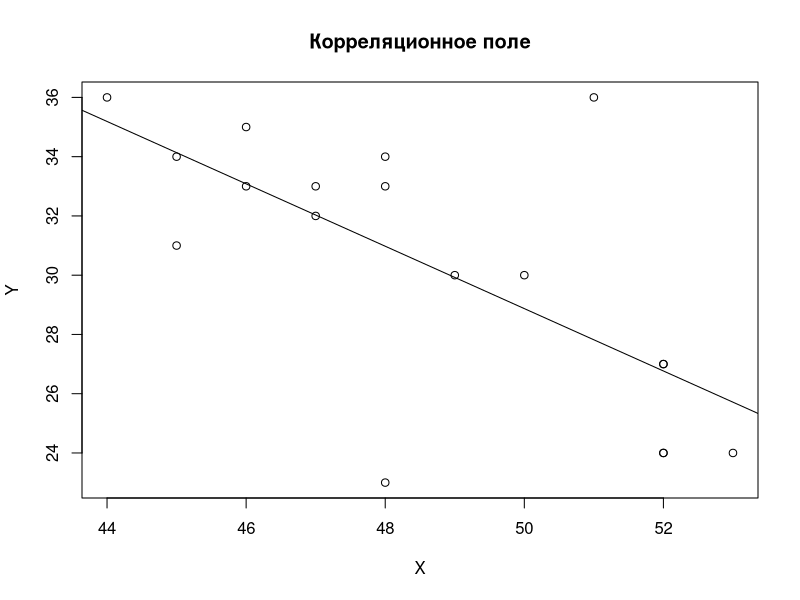

The R script that drew this image:
dat = read.table("f.txt")
dat1 = read.table("f.txt")
disp <- var(dat[,1])
deviat <- sqrt(disp)
aver <- mean(dat[,1])

gr1 <- subset(dat[,1], ((aver - deviat) <= dat[,1]) & (dat[,1] <= (aver + deviat)))
gr2 <- subset(dat[,1], ((aver - 2 * deviat) <= dat[,1]) & (dat[,1] <= (aver + 2 * deviat)))
gr3 <- subset(dat[,1], ((aver - 3 * deviat) <= dat[,1]) & (dat[,1] <= (aver + 3 * deviat)))

tab2 <- matrix(0, 3, 3)
tab2[1:3,1] <- c(length (gr1), length (gr2), length(gr3))
tab2[1:3,2] <- tab2[1:3,1]/length(dat[,1]) * 100
tab2[1:3,3] <- c(68.3, 95.4, 99.7)

range <- max(dat[,1]) - min(dat[,1])
k <- 1 + floor(log(length(dat[,1]), 2))
h <- range / k
sa <- sort(dat[,1])
dat1[order(dat1$V1),]
tab3 <- matrix (0, k, 5)

for (i in 0:(k-1)) {
  l <- sa[1] + i * h
  r <- sa[1] + (i + 1) * h
  gr <- subset(sa, l <= sa & (sa < r | i == k - 1 & sa <= r))
  gr1<-0
  for(j in 1:length(sa)) {
    if(l <= dat1[j,1] & dat1[j,1] <= r)
      gr1<-gr1 + dat[j,2]
  }
  gr2<-gr1/length (gr)
  tab3[i + 1, 3:5] <- c(length (gr), gr1, gr2)
  tab3[i + 1, 1:2] <- c(l,r)
}

v <- length (dat[,1]) - 2
coefcor <- cor (dat[,1], dat[,2])
T <- abs(coefcor) * sqrt(v / (1 - coefcor^2))
coefcor
T

lm(dat[,2]~dat[,1])
tab2
k 
h
tab3
b<-coefcor*sqrt(var(dat[,2]))/sqrt(var(dat[,1]))
b
a<-mean(dat[,2])-b*mean(dat[,1])
a

plot(dat,type="p",main="Корреляционное поле",xlab="X", ylab="Y")
abline(a,b)

